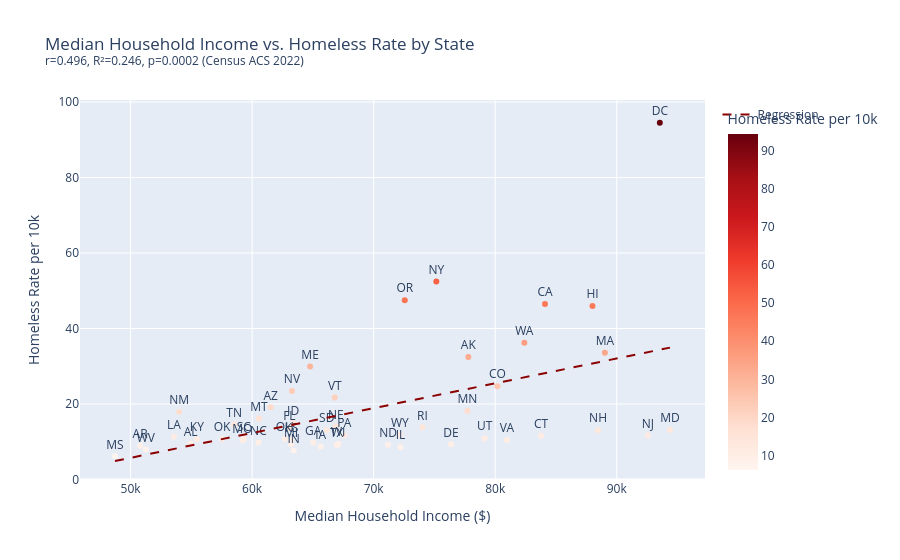

The notebook cell this image was saved under:
### Code cell
slope, intercept, r, p, se = stats.linregress(df['median_income'], df['homeless_rate_per_10k'])
r2 = r ** 2
print(f'Median income vs rate: r={r:.3f}, R²={r2:.3f}, p={p:.4f}')

x_range = [df['median_income'].min(), df['median_income'].max()]
y_range = [slope * x + intercept for x in x_range]

fig1 = px.scatter(
    df, x='median_income', y='homeless_rate_per_10k', text='state_postal',
    color='homeless_rate_per_10k', color_continuous_scale='Reds',
    title=f'Median Household Income vs. Homeless Rate by State<br><sup>r={r:.3f}, R²={r2:.3f}, p={p:.4f} (Census ACS 2022)</sup>',
    labels={'median_income': 'Median Household Income ($)', 'homeless_rate_per_10k': 'Homeless Rate per 10k'},
    hover_name='state_name',
)
fig1.add_trace(go.Scatter(x=x_range, y=y_range, mode='lines', name='Regression', line=dict(color='darkred', dash='dash')))
fig1.update_traces(textposition='top center', selector=dict(mode='markers+text'))
fig1.show()

### Figure 1 — Plotly figure (JSON) as saved in the notebook; plotly's stock layout.template omitted (floating-point values rounded to 4 significant figures)
{"data": [{"hovertemplate": "<b>%{hovertext}</b><br><br>Median Household Income ($)=%{x}<br>Homeless Rate per 10k=%{marker.color}<br>state_postal=%{text}<extra></extra>", "hovertext": ["Alabama", "Alaska", "Arizona", "Arkansas", "California", "Colorado", "Connecticut", "Delaware", "District of Columbia", "Florida", "Georgia", "Hawaii", "Idaho", "Illinois", "Indiana", "Iowa", "Kansas", "Kentucky", "Louisiana", "Maine", "Maryland", "Massachusetts", "Michigan", "Minnesota", "Mississippi", "Missouri", "Montana", "Nebraska", "Nevada", "New Hampshire", "New Jersey", "New Mexico", "New York", "North Carolina", "North Dakota", "Ohio", "Oklahoma", "Oregon", "Pennsylvania", "Rhode Island", "South Carolina", "South Dakota", "Tennessee", "Texas", "Utah", "Vermont", "Virginia", "Washington", "West Virginia", "Wisconsin", "Wyoming"], "legendgroup": "", "marker": {"color": [9.56, 32.45, 19.12, 8.93, 46.48, 24.72, 11.61, 9.33, 94.51, 13.63, 9.79, 45.96, 14.99, 8.54, 7.65, 8.73, 10.61, 10.68, 11.31, 29.9, 13.16, 33.58, 9.32, 18.2, 6.15, 10.37, 16.15, 14.08, 23.42, 13.07, 11.71, 17.92, 52.44, 9.81, 9.23, 10.76, 10.7, 47.5, 11.73, 13.82, 10.8, 13.08, 14.59, 9.07, 10.95, 21.7, 10.48, 36.22, 7.91, 9.49, 11.9], "coloraxis": "coloraxis", "symbol": "circle"}, "mode": "markers+text", "name": "", "orientation": "v", "showlegend": false, "text": ["AL", "AK", "AZ", "AR", "CA", "CO", "CT", "DE", "DC", "FL", "GA", "HI", "ID", "IL", "IN", "IA", "KS", "KY", "LA", "ME", "MD", "MA", "MI", "MN", "MS", "MO", "MT", "NE", "NV", "NH", "NJ", "NM", "NY", "NC", "ND", "OH", "OK", "OR", "PA", "RI", "SC", "SD", "TN", "TX", "UT", "VT", "VA", "WA", "WV", "WI", "WY"], "textposition": "top center", "type": "scatter", "x": [54943, 77790, 61529, 50784, 84097, 80184, 83771, 76367, 93547, 63062, 65030, 88005, 63377, 72205, 63423, 65637, 63229, 55454, 53571, 64767, 94384, 89026, 63202, 77720, 48716, 59196, 60560, 66887, 63276, 88465, 92559, 53992, 75157, 60516, 71185, 62689, 57529, 72559, 67587, 74008, 59318, 66143, 58516, 66963, 79133, 66800, 80963, 82400, 51248, 67080, 72152], "xaxis": "x", "y": [9.56, 32.45, 19.12, 8.93, 46.48, 24.72, 11.61, 9.33, 94.51, 13.63, 9.79, 45.96, 14.99, 8.54, 7.65, 8.73, 10.61, 10.68, 11.31, 29.9, 13.16, 33.58, 9.32, 18.2, 6.15, 10.37, 16.15, 14.08, 23.42, 13.07, 11.71, 17.92, 52.44, 9.81, 9.23, 10.76, 10.7, 47.5, 11.73, 13.82, 10.8, 13.08, 14.59, 9.07, 10.95, 21.7, 10.48, 36.22, 7.91, 9.49, 11.9], "yaxis": "y"}, {"line": {"color": "darkred", "dash": "dash"}, "mode": "lines", "name": "Regression", "type": "scatter", "x": [48716, 94384], "y": [4.895, 34.94]}], "layout": {"coloraxis": {"colorbar": {"title": {"text": "Homeless Rate per 10k"}}, "colorscale": [[0.0, "rgb(255,245,240)"], [0.125, "rgb(254,224,210)"], [0.25, "rgb(252,187,161)"], [0.375, "rgb(252,146,114)"], [0.5, "rgb(251,106,74)"], [0.625, "rgb(239,59,44)"], [0.75, "rgb(203,24,29)"], [0.875, "rgb(165,15,21)"], [1.0, "rgb(103,0,13)"]]}, "legend": {"tracegroupgap": 0}, "title": {"text": "Median Household Income vs. Homeless Rate by State<br><sup>r=0.496, R²=0.246, p=0.0002 (Census ACS 2022)</sup>"}, "xaxis": {"anchor": "y", "domain": [0.0, 1.0], "title": {"text": "Median Household Income ($)"}}, "yaxis": {"anchor": "x", "domain": [0.0, 1.0], "title": {"text": "Homeless Rate per 10k"}}}}
